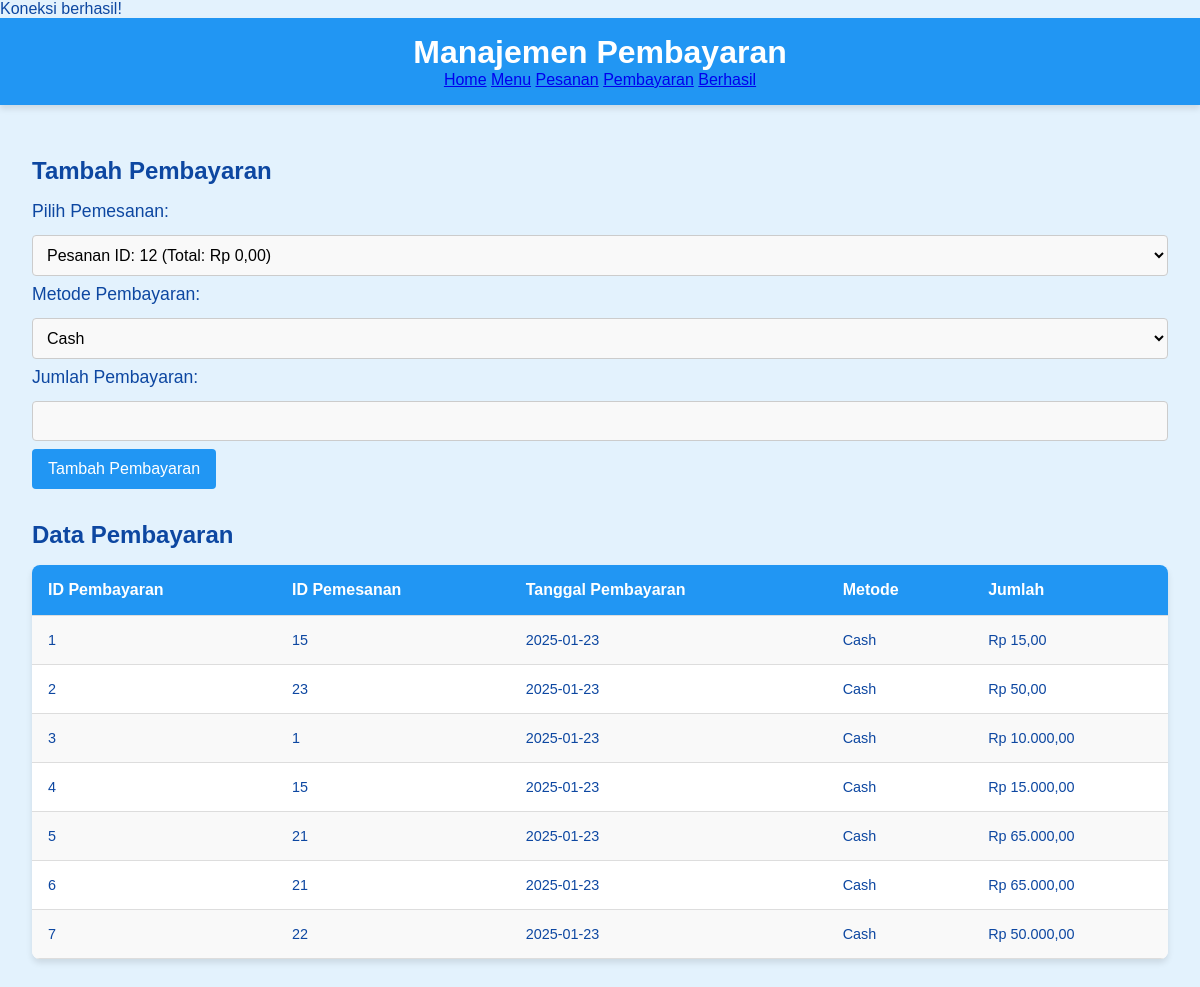
The page /pembayaran.php on the database its author committed.
### tables this page shows
CREATE TABLE `pembayaran` (
  `Pembayaran_ID` int(11) NOT NULL,
  `Pemesanan_ID` int(11) DEFAULT NULL,
  `Tanggal_Pembayaran` date DEFAULT NULL,
  `Metode_Pembayaran` varchar(50) DEFAULT NULL,
  `Jumlah_Pembayaran` decimal(10,2) DEFAULT NULL
);

### pembayaran.php (the view, shortened to what this page needs)
<?php
require 'config.php';
?>
<!DOCTYPE html>
<html lang="en">
<head>
    <link rel="stylesheet" href="style.css">
</head>
<body>
    <header>
        <h1>Manajemen Pembayaran</h1>
        <nav>
            <a href="index.php" class="btn">Home</a>
            <a href="menu.php" class="btn">Menu</a>
            <a href="pesanan.php" class="btn">Pesanan</a>
            <a href="pembayaran.php" class="btn">Pembayaran</a>
            <a href="pembayaran_terbayar.php" class="btn">Berhasil</a>
        </nav>
    </header>
    <main>
        <section>
            <h2>Tambah Pembayaran</h2>
            <form method="POST" action="">
                <label for="pemesanan_id">Pilih Pemesanan:</label>
                <select id="pemesanan_id" name="pemesanan_id" required onchange="updatePaymentAmount()">
                    <?php
                    $sql = "SELECT * FROM Pemesanan
                            WHERE Pemesanan_ID NOT IN (SELECT Pemesanan_ID FROM Pembayaran)";
                    $result = $conn->query($sql);
                    if ($result->num_rows > 0) {
                        while ($row = $result->fetch_assoc()) {
                            echo "<option value='{$row['Pemesanan_ID']}' data-total='{$row['Total_Harga']}'>Pesanan ID: {$row['Pemesanan_ID']} (Total: Rp " . number_format($row['Total_Harga'], 2, ',', '.') . ")</option>";
                        }
                    } else {
                        echo "<option value=''>Tidak ada data pesanan</option>";
                    }
                    ?>
                </select><br>
                <label for="metode_pembayaran">Metode Pembayaran:</label>
                <select id="metode_pembayaran" name="metode_pembayaran" required>
                    <option value="Cash">Cash</option>
                </select><br>
                <label for="jumlah_pembayaran">Jumlah Pembayaran:</label>
                <input type="number" id="jumlah_pembayaran" name="jumlah_pembayaran" step="0.01" required><br>
                <button type="submit" name="add_pembayaran">Tambah Pembayaran</button>
            </form>
        </section>
        <section>
            <h2>Data Pembayaran</h2>
            <table>
                <thead>
                    <tr>
                        <th>ID Pembayaran</th>
                        <th>ID Pemesanan</th>
                        <th>Tanggal Pembayaran</th>
                        <th>Metode</th>
                        <th>Jumlah</th>
                    </tr>
                </thead>
                <tbody>
                    <?php
                    $sql = "SELECT * FROM Pembayaran";
                    $result = $conn->query($sql);
                    if ($result->num_rows > 0) {
                        while ($row = $result->fetch_assoc()) {
                            echo "<tr>
                                <td>{$row['Pembayaran_ID']}</td>
                                <td>{$row['Pemesanan_ID']}</td>
                                <td>{$row['Tanggal_Pembayaran']}</td>
                                <td>{$row['Metode_Pembayaran']}</td>
                                <td>Rp " . number_format($row['Jumlah_Pembayaran'], 2, ',', '.') . "</td>
                            </tr>";
                        }
                    } else {
                        echo "<tr><td colspan='5'>Tidak ada data pembayaran</td></tr>";
                    }
                    ?>
                </tbody>
            </table>
        </section>
    </main>
</body>
</html>

### style.css (style rules this page uses)
body { font-family: 'Arial', sans-serif; margin: 0; padding: 0; background-color: #e3f2fd; color: #0d47a1; }
header { background-color: #2196f3; color: white; padding: 1rem 0; text-align: center; box-shadow: 0px 4px 6px rgba(0, 0, 0, 0.1); }
header h1 { margin: 0; font-size: 2rem; }
main { padding: 2rem; }
section { margin-bottom: 2rem; }
section h2 { font-size: 1.5rem; margin-bottom: 1rem; }
table { width: 100%; border-collapse: collapse; margin-bottom: 1rem; background: white; box-shadow: 0px 4px 6px rgba(0, 0, 0, 0.1); border-radius: 8px; overflow: hidden; }
table thead { background-color: #2196f3; color: white; }
table th, table td { padding: 1rem; text-align: left; border-bottom: 1px solid #ddd; }
table tbody tr:nth-child(odd) { background-color: #f9f9f9; }
table td { font-size: 0.9rem; }
form { margin-bottom: 1rem; }
form input, form textarea { padding: 0.5rem; margin-bottom: 1rem; width: 100%; border-radius: 4px; border: 1px solid #ccc; }
form button { padding: 0.7rem 1rem; background-color: #2196f3; color: white; border: none; border-radius: 4px; cursor: pointer; }
select { width: 100%; padding: 10px; margin: 8px 0; font-size: 1rem; border: 1px solid #ccc; border-radius: 4px; background-color: #f9f9f9; }
label { font-size: 1.1rem; margin-bottom: 5px; display: inline-block; }
input[type="text"], input[type="number"], textarea { width: 100%; padding: 10px; margin: 8px 0; font-size: 1rem; border: 1px solid #ccc; border-radius: 4px; background-color: #f9f9f9; }
button { background-color: #2196f3; color: white; padding: 10px 20px; font-size: 1rem; border: none; border-radius: 4px; cursor: pointer; }

### rows shown on the page
pembayaran: Pembayaran_ID "1", Pemesanan_ID "15", Tanggal_Pembayaran "2025-01-23", Metode_Pembayaran "Cash", Jumlah_Pembayaran "15,00"
pembayaran: Pembayaran_ID "2", Pemesanan_ID "23", Tanggal_Pembayaran "2025-01-23", Metode_Pembayaran "Cash", Jumlah_Pembayaran "50,00"
pembayaran: Pembayaran_ID "3", Pemesanan_ID "1", Tanggal_Pembayaran "2025-01-23", Metode_Pembayaran "Cash", Jumlah_Pembayaran "10.000,00"
pembayaran: Pembayaran_ID "4", Pemesanan_ID "15", Tanggal_Pembayaran "2025-01-23", Metode_Pembayaran "Cash", Jumlah_Pembayaran "15.000,00"
pembayaran: Pembayaran_ID "5", Pemesanan_ID "21", Tanggal_Pembayaran "2025-01-23", Metode_Pembayaran "Cash", Jumlah_Pembayaran "65.000,00"
pembayaran: Pembayaran_ID "6", Pemesanan_ID "21", Tanggal_Pembayaran "2025-01-23", Metode_Pembayaran "Cash", Jumlah_Pembayaran "65.000,00"
pembayaran: Pembayaran_ID "7", Pemesanan_ID "22", Tanggal_Pembayaran "2025-01-23", Metode_Pembayaran "Cash", Jumlah_Pembayaran "50.000,00"
